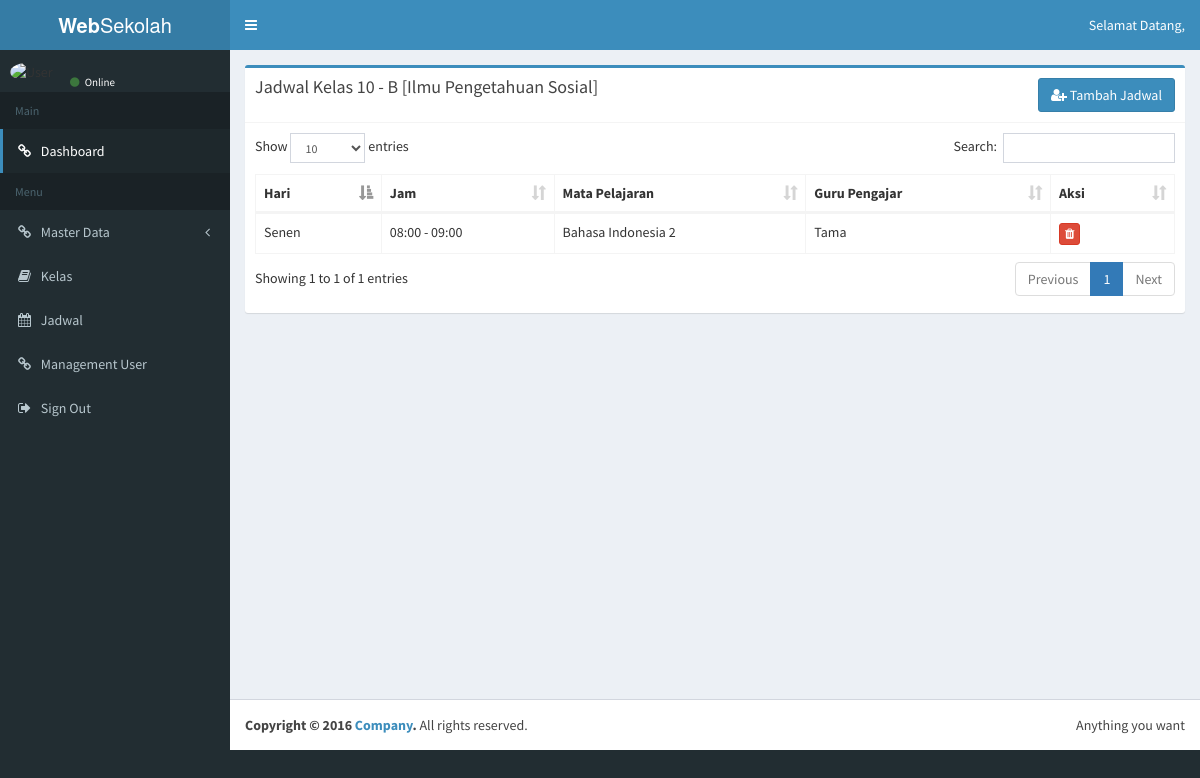
The page /admin/jadwal/kelas/3 on the database its author committed.
### tables this page shows
CREATE TABLE `tb_kelas` (
  `id_kelas` int(11) NOT NULL,
  `nama_kelas` varchar(64) NOT NULL,
  `jurusan` varchar(32) NOT NULL,
  `id_guru` int(11) NOT NULL,
  `tahun_ajaran` varchar(16) NOT NULL,
  `date_added` datetime NOT NULL
);

CREATE TABLE `tb_jadwal` (
  `id_jadwal` int(11) NOT NULL,
  `id_hari` int(11) NOT NULL,
  `id_matapelajaran` int(11) NOT NULL,
  `jam_mulai` text NOT NULL,
  `jam_berakhir` text NOT NULL,
  `id_guru` int(11) NOT NULL,
  `id_kelas` int(11) NOT NULL
);

CREATE TABLE `tb_hari` (
  `id_hari` int(11) NOT NULL,
  `hari` varchar(12) NOT NULL
);

CREATE TABLE `tb_matapelajaran` (
  `id_matapelajaran` int(11) NOT NULL,
  `mata_pelajaran` varchar(64) NOT NULL
);

CREATE TABLE `tb_guru` (
  `id_guru` int(11) NOT NULL,
  `nip` varchar(16) NOT NULL,
  `nama` varchar(128) NOT NULL,
  `no_telp` varchar(16) NOT NULL,
  `jenis_kelamin` varchar(16) NOT NULL,
  `agama` varchar(16) NOT NULL,
  `tempat_lahir` varchar(64) NOT NULL,
  `tanggal_lahir` date NOT NULL,
  `alamat` varchar(128) NOT NULL,
  `status` varchar(16) NOT NULL,
  `password` varchar(128) NOT NULL,
  `image` varchar(128) NOT NULL,
  `id_role` int(11) NOT NULL,
  `date_added` datetime NOT NULL
);

### application/controllers/admin/jadwal.php (called while the page is built, shortened)
<?php
class Jadwal extends CI_Controller {
	public function __construct()
	{
		$this->load->model('Model_kelas');
		$this->load->model('Model_hari');
		$this->load->model('Model_matapelajaran');
		$this->load->model('Model_guru');
		$this->load->model('Model_jadwal');
	}
	public function kelas($id)
	{
		$data['user'] = $this->db->get_where('tb_user', ['username' => $this->session->userdata('username')])->row_array();
		$where = array('tb_jadwal.id_kelas' => $id);
		$id_kelas = array('tb_kelas.id_kelas' => $id);
		$data['datakelas'] = $this->Model_kelas->getby_id($id_kelas, 'tb_kelas');
		$data['dataguru'] = $this->Model_guru->getalldata();
		$data['datahari'] = $this->Model_hari->getalldata();
		$data['datamatapelajaran'] = $this->Model_matapelajaran->getalldata();
		$data['datajadwal']  = $this->Model_jadwal->getjadwalby_id($where);
		$data['id_kelas']    = $this->uri->segment('4');
		$data['title'] = 'Jadwal Mata Pelajaran';
		$this->load->view('admin/layout/header', $data);
		$this->load->view('admin/layout/topbar', $data);
		$this->load->view('admin/layout/sidebar', $data);
		$this->load->view('admin/jadwal/mata_pelajaran', $data);
		$this->load->view('admin/layout/footer', $data);
	}
}

### index.php (called while the page is built, shortened)
<?php
require_once BASEPATH.'core/CodeIgniter.php';

### application/models/Model_kelas.php (called while the page is built, shortened)
<?php
class Model_kelas extends CI_Model
{
	public function getby_id($where)
	{
		return $this->db->get_where('tb_kelas', $where)->result_array();
	}
}

### application/models/Model_jadwal.php (called while the page is built, shortened)
<?php
class Model_jadwal extends CI_Model
{
	public function getjadwalby_id($where)
	{
		$this->db->select('*')
				 ->from('tb_jadwal')
				 ->join('tb_hari', 'tb_hari.id_hari = tb_jadwal.id_hari')
				 ->join('tb_matapelajaran', 'tb_matapelajaran.id_matapelajaran = tb_jadwal.id_matapelajaran')
				 ->join('tb_guru', 'tb_guru.id_guru = tb_jadwal.id_guru')
				 ->where($where);
		return $this->db->get()->result_array();
	}
}

### application/views/admin/jadwal/mata_pelajaran.php (the view, shortened to what this page needs)
<div class="content-wrapper">
  <section class="content">
    <div class="box box-primary">
      <div class="box-header with-border">
        <h3 class="box-title">
          <?php foreach($datakelas as $kelas) { ?>
            Jadwal Kelas <?= $kelas['nama_kelas']; ?> [<?= $kelas['jurusan']; ?>]
          <?php } ?>
        </h3>
        <button type="button" class="btn btn-primary pull-right" data-toggle="modal" data-target="#modal">
          <i class="fa fa-user-plus"></i> Tambah Jadwal
        </button>
      </div>
      <div class="box-body">
        <table id="example1" class="table table-bordered table-hover">
         <thead>
          <tr>
            <th>Hari</th>
            <th>Jam</th>
            <th>Mata Pelajaran</th>
            <th>Guru Pengajar</th>
            <th>Aksi</th>
          </tr>
        </thead>
        <tbody>
          <?php foreach($datajadwal as $jadwal) : ?>
            <tr>
              <td><?= $jadwal['hari']; ?></td>
              <td><?= $jadwal['jam_mulai']; ?> - <?= $jadwal['jam_berakhir']; ?></td>
              <td><?= $jadwal['mata_pelajaran']; ?></td>
              <td><?= $jadwal['nama']; ?></td>
              <td>
                <a href="<?=  base_url(); ?>admin/jadwal/hapusjadwal/<?= $jadwal['id_jadwal']; ?>" class="btn btn-danger btn-xs remove"><i class="fa fa-trash"></i></a>
              </td>
            </tr>
          <?php endforeach; ?>
        </tbody>
      </table>
    </div>
  </div>
</section>
</div>

### rows shown on the page
tb_kelas: nama_kelas "10 - B", jurusan "Ilmu Pengetahuan Sosial"
tb_jadwal: id_hari.hari "Senen", jam_mulai "08:00", jam_berakhir "09:00", id_matapelajaran.mata_pelajaran "Bahasa Indonesia 2", id_guru.nama "Tama"
